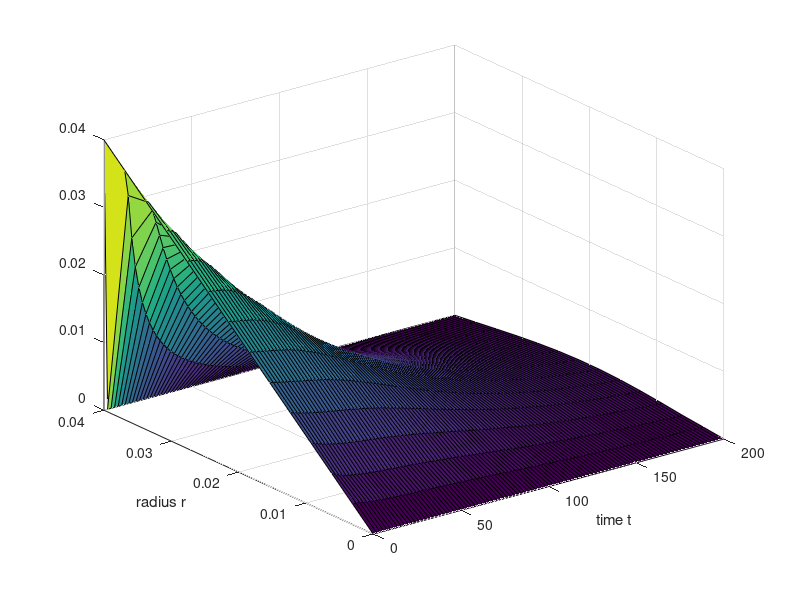

MATLAB code to generate this figure:
% Task 1 Project 
% Florentin GOYENS and David WEICKER
% Solves the problem with 1D approximation in space variables
%
clear all;
close all;

% Parameters
nu = 1e-6;
omega = 1;
% Space grid
Nx = 12; 
R = 0.04;
hx = R/(Nx+1);
r = linspace(hx,R-hx,Nx)';
% Time grid
Nt = 100; 
Tend = 200;
T0 = 0;
ht = (Tend-T0)/(Nt-1);
t = linspace(T0,Tend,Nt)';


U = zeros(Nx,Nt);
U(:,1) = omega*r;

e = ones(Nx,1);
a =  nu*(1/hx - 1./r).*e/hx;
b = -nu*(2/(hx*hx) + 1./(r.*r)).*e;
c =  nu*(1/hx + 1./r).*e/hx;
A = spdiags([a b c],[-1 0 1],Nx,Nx);
I = speye(Nx,Nx);

%
% first step 
%

% Euler explicit
% U(:,2) = U(:,1) + ht*(A*U(:,1) + [zeros(Nx-1,1); nu*R*(1/r(end) + 1/hx)/hx]);
% Crank-Nicolson
U(:,2) = (I - 0.5*ht*A)\((I+0.5*ht*A)*U(:,1)+[zeros(Nx-1,1); nu*R*(1/r(end) + 1/hx)/hx]);

%
% following steps
%
for i = 3:Nt
    % Euler explicit
    %     U(:,i) = U(:,i-1) + ht*A*U(:,i-1); % stable ?
    
    % Crank-Nicolsons
    U(:,i) = (I - 0.5*ht*A)\((I+0.5*ht*A)*U(:,i-1));                                
end

% BC application
U = [zeros(1,Nt); 
    U; 
    omega*R, zeros(1,Nt-1)];
r = [0; r; R];
% now length(r) = Nx + 2 and size(U) = (Nx+2)xNt

figure();
axis equal;
surf(t,r,U); ylabel('radius r'); xlabel('time t');
